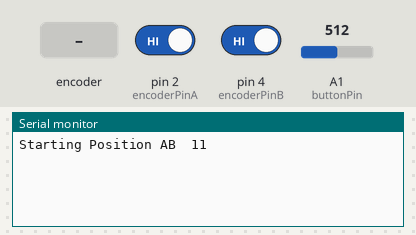
The sketch below on a simulated Arduino Uno, built with avr-gcc and run on an emulated ATmega328P. Shown: the last lines printed to the serial monitor. The test bench sets the inputs (shaded band); at power-on: A1 (buttonPin) = 512, pin 2 (encoderPinA) HIGH, pin 4 (encoderPinB) HIGH.

Above: at 1.2 s.
1.3 s: A1 (buttonPin) set to 40
At 1.9 s:
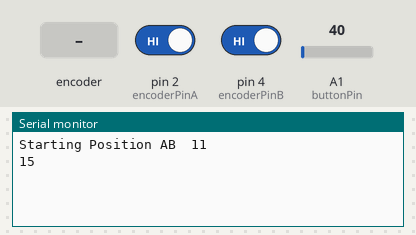
2.8 s: rotary encoder on pin 2 (encoderPinA) / pin 4 (encoderPinB) turned 1 step (first pin leading)
At 3.4 s:
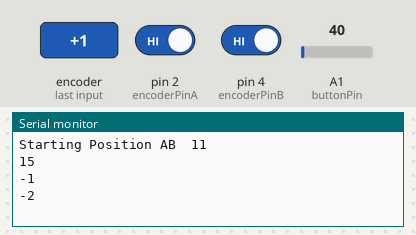
4.5 s: rotary encoder on pin 2 (encoderPinA) / pin 4 (encoderPinB) turned 1 step (first pin leading)
At 5.9 s:
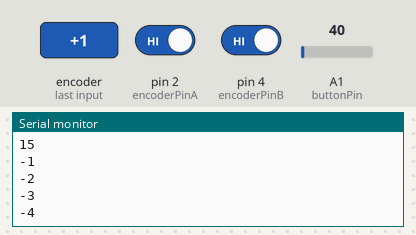
Timing chart, 0 to 7.5 s (numbered marks = the images above; inputs shaded):
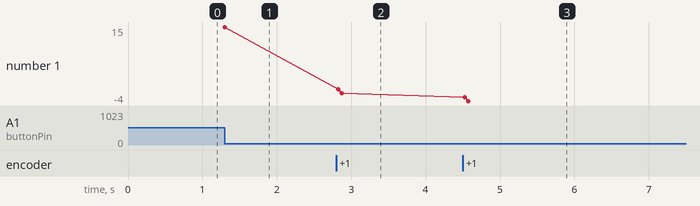

Measured:
- after the input at 1.3 s, the serial monitor: prints a new line at once (image 1)
- after the input at 2.8 s, the serial monitor: prints a new line at once (image 2)
- after the input at 4.5 s, the serial monitor: prints a new line at once (image 3)
- plotted number 1: 15 → -2 after the input at 2.8 s, -2 → -4 after the input at 4.5 s

The sketch:

Pruebas_Encoder2.0.ino
```cpp
//Added start up position check to make index +1/-1 from first move
//Polled rather than interrupts

int encoderPinA = 2;
int encoderPinB = 4;
int buttonPin = A1;

int lastEncoded = 0;
int encoderValue = 0;

int lastencoderValue = 0;

void setup() {
  Serial.begin (9600);

  pinMode(encoderPinA, INPUT_PULLUP);
  pinMode(encoderPinB, INPUT_PULLUP);
  pinMode(buttonPin, INPUT_PULLUP);

  //get starting position
  int lastMSB = digitalRead(encoderPinA);
  int lastLSB = digitalRead(encoderPinB);

  Serial.print("Starting Position AB  " );
  Serial.print(lastMSB);
  Serial.println(lastLSB);

  //let start be lastEncoded so will index on first click
  lastEncoded = (lastMSB << 1) | lastLSB;
}
int contador = 0;
void loop() {

  int MSB = digitalRead(encoderPinA); //MSB = most significant bit
  int LSB = digitalRead(encoderPinB); //LSB = least significant bit

  int encoded = (MSB << 1) | LSB; //converting the 2 pin value to single number
  int sum  = (lastEncoded << 2) | encoded; //adding it to the previous encoded value

  if (sum == 0b1101 || sum == 0b0100 || sum == 0b0010 || sum == 0b1011) encoderValue --;
  if (sum == 0b1110 || sum == 0b0111 || sum == 0b0001 || sum == 0b1000) encoderValue ++;

  lastEncoded = encoded; //store this value for next time


  if ((encoderValue == lastencoderValue + 2) || (encoderValue == lastencoderValue - 2)) {
    Serial.println(encoderValue / 2);
    Serial.println();
    lastencoderValue = encoderValue;
    //contador = 1;
  }

  //reset index
  if ((analogRead(buttonPin) <= 50) && (contador == 0)) {
    Serial.println(buttonPin);
    contador = 1;
  }
   if ((analogRead(buttonPin) >= 50) && (contador == 1)){
    contador = 0;
   }
}
```
